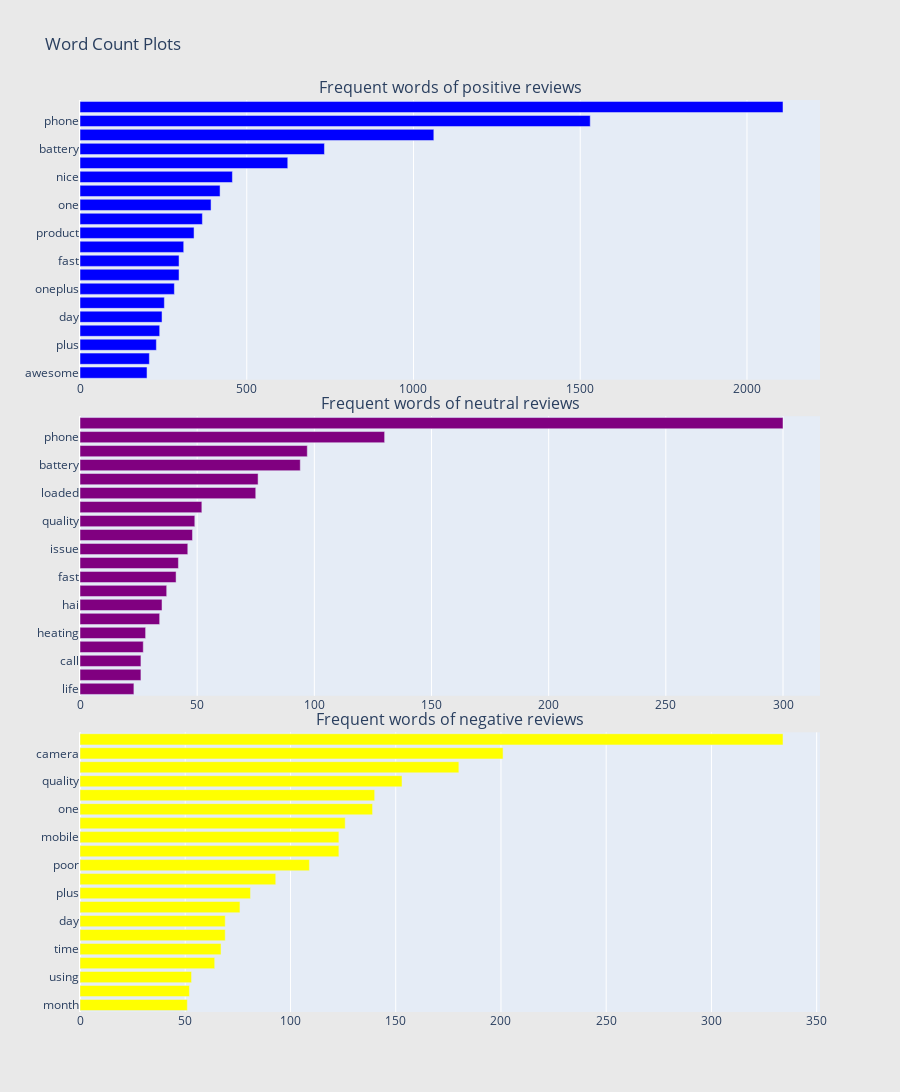

This figure's notebook cell:
### Code cell
from collections import defaultdict
from plotly import tools
from plotly.offline import iplot
#Filtering data
positive_review = df[df["sentiment"]=='Positive'].dropna()
neutral_review = df[df["sentiment"]=='Neutral'].dropna()
negative_review = df[df["sentiment"]=='Negative'].dropna()

## custom function for ngram generation ##
def generate_ngrams(text, n_gram = 1):
    token = [token for token in text.lower().split(" ") if token != "" if token not in STOPWORDS]
    ngrams = zip(*[token[i:] for i in range(n_gram)])
    return [" ".join(ngram) for ngram in ngrams]

# custom function for horizontal bar chart ##
def horizontal_bar_chart(df, color):
    trace = go.Bar(
        y =df["word"].values[::-1],
        x = df["wordcount"].values[::-1],
        showlegend = False,
        orientation = 'h',
        marker = dict(
            color = color,
        ),
    )
    return trace

## Get the bar chart from positive reviews ##
freq_dict = defaultdict(int)
for sent in positive_review["Review"]:
    for word in generate_ngrams(sent):
        freq_dict[word] += 1
fd_sorted = pd.DataFrame(sorted(freq_dict.items(), key=lambda x: x[1])[::-1])
fd_sorted.columns = ["word", "wordcount"]
trace0 = horizontal_bar_chart(fd_sorted.head(20), 'blue')


## Get the bar chart from neutral reviews ##
freq_dict = defaultdict(int)
for sent in neutral_review["Review"]:
    for word in generate_ngrams(sent):
        freq_dict[word] += 1
fd_sorted = pd.DataFrame(sorted(freq_dict.items(), key=lambda x: x[1])[::-1])
fd_sorted.columns = ["word", "wordcount"]
trace1 = horizontal_bar_chart(fd_sorted.head(20), 'purple')

## Get the bar chart from negative reviews ##
freq_dict = defaultdict(int)
for sent in negative_review["Review"]:
    for word in generate_ngrams(sent):
        freq_dict[word] += 1
fd_sorted = pd.DataFrame(sorted(freq_dict.items(), key=lambda x: x[1])[::-1])
fd_sorted.columns = ["word", "wordcount"]
trace2 = horizontal_bar_chart(fd_sorted.head(20), 'yellow')

# Creating two subplots
fig = tools.make_subplots(rows=3, cols=1, vertical_spacing = 0.04,
                          subplot_titles=["Frequent words of positive reviews", "Frequent words of neutral reviews",
                                          "Frequent words of negative reviews"])
fig.append_trace(trace0, 1, 1)
fig.append_trace(trace1, 2, 1)
fig.append_trace(trace2, 3, 1)
fig['layout'].update(height=1200, width=900, paper_bgcolor='rgb(233,233,233)', title="Word Count Plots")
iplot(fig, filename='word-plots')

### Figure 1 — Plotly figure (JSON) as saved in the notebook; plotly's stock layout.template omitted (floating-point values rounded to 4 significant figures)
{"data": [{"marker": {"color": "blue"}, "orientation": "h", "showlegend": false, "type": "bar", "x": [201, 208, 229, 239, 246, 253, 283, 297, 297, 311, 342, 367, 393, 420, 457, 623, 733, 1061, 1530, 2108], "xaxis": "x", "y": ["awesome", "overall", "plus", "life", "day", "performance", "oneplus", "charging", "fast", "price", "product", "best", "one", "mobile", "nice", "quality", "battery", "camera", "phone", "good"], "yaxis": "y"}, {"marker": {"color": "purple"}, "orientation": "h", "showlegend": false, "type": "bar", "x": [23, 26, 26, 27, 28, 34, 35, 37, 41, 42, 46, 48, 49, 52, 75, 76, 94, 97, 130, 300], "xaxis": "x2", "y": ["life", "plus", "call", "product", "heating", "working", "hai", "average", "fast", "charging", "issue", "one", "quality", "mobile", "loaded", "medium", "battery", "camera", "phone", "nan"], "yaxis": "y2"}, {"marker": {"color": "yellow"}, "orientation": "h", "showlegend": false, "type": "bar", "x": [51, 52, 53, 64, 67, 69, 69, 76, 81, 93, 109, 123, 123, 126, 139, 140, 153, 180, 201, 334], "xaxis": "x3", "y": ["month", "call", "using", "heating", "time", "oneplus", "day", "buy", "plus", "good", "poor", "problem", "mobile", "worst", "one", "bad", "quality", "battery", "camera", "phone"], "yaxis": "y3"}], "layout": {"annotations": [{"font": {"size": 16}, "showarrow": false, "text": "Frequent words of positive reviews", "x": 0.5, "xanchor": "center", "xref": "paper", "y": 1, "yanchor": "bottom", "yref": "paper"}, {"font": {"size": 16}, "showarrow": false, "text": "Frequent words of neutral reviews", "x": 0.5, "xanchor": "center", "xref": "paper", "y": 0.6533, "yanchor": "bottom", "yref": "paper"}, {"font": {"size": 16}, "showarrow": false, "text": "Frequent words of negative reviews", "x": 0.5, "xanchor": "center", "xref": "paper", "y": 0.3067, "yanchor": "bottom", "yref": "paper"}], "height": 1200, "paper_bgcolor": "rgb(233,233,233)", "title": {"text": "Word Count Plots"}, "width": 900, "xaxis": {"anchor": "y", "domain": [0, 1]}, "xaxis2": {"anchor": "y2", "domain": [0, 1]}, "xaxis3": {"anchor": "y3", "domain": [0, 1]}, "yaxis": {"anchor": "x", "domain": [0.6933, 1]}, "yaxis2": {"anchor": "x2", "domain": [0.3467, 0.6533]}, "yaxis3": {"anchor": "x3", "domain": [0, 0.3067]}}}
